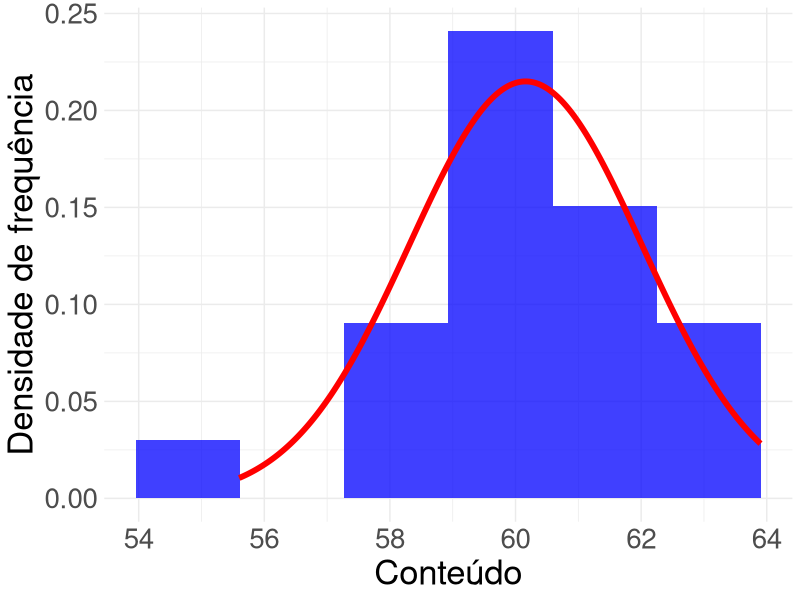
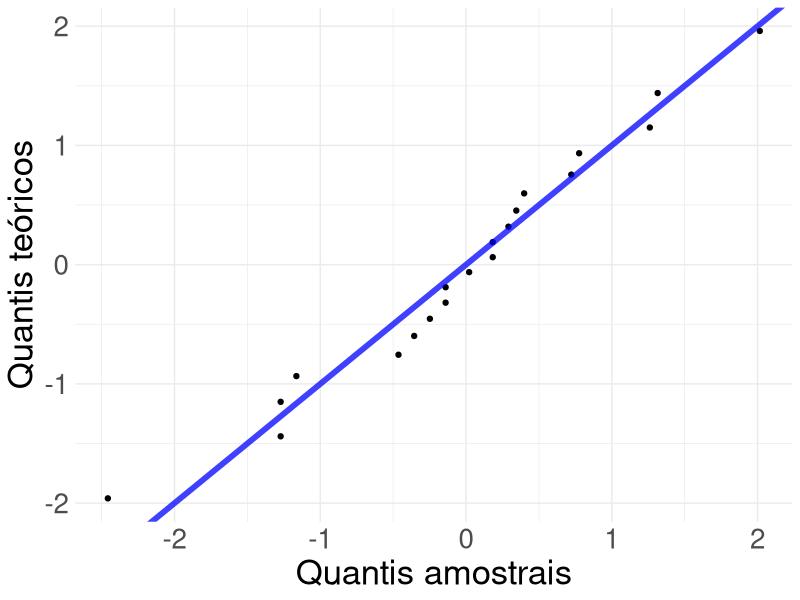
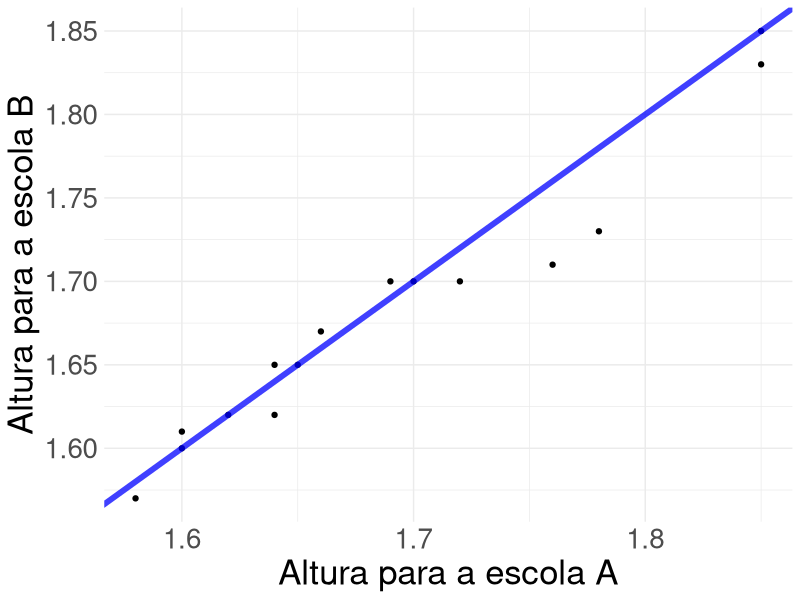
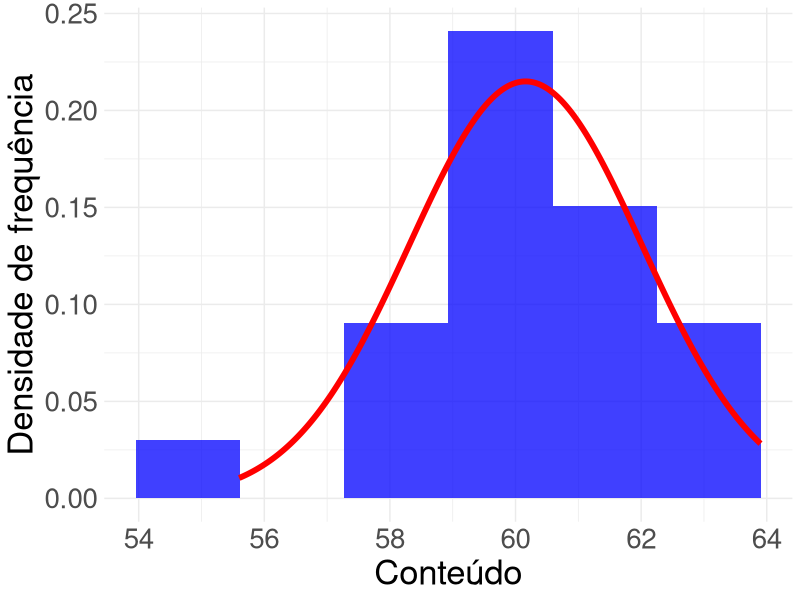
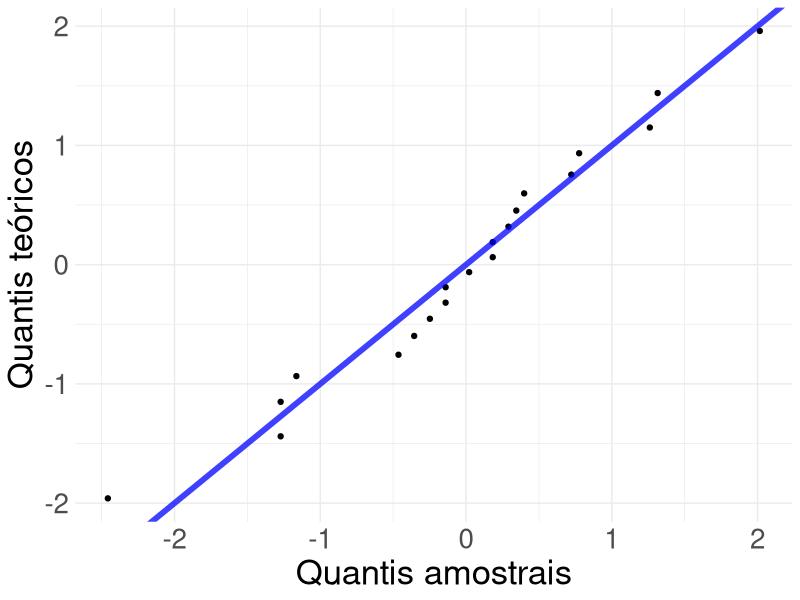
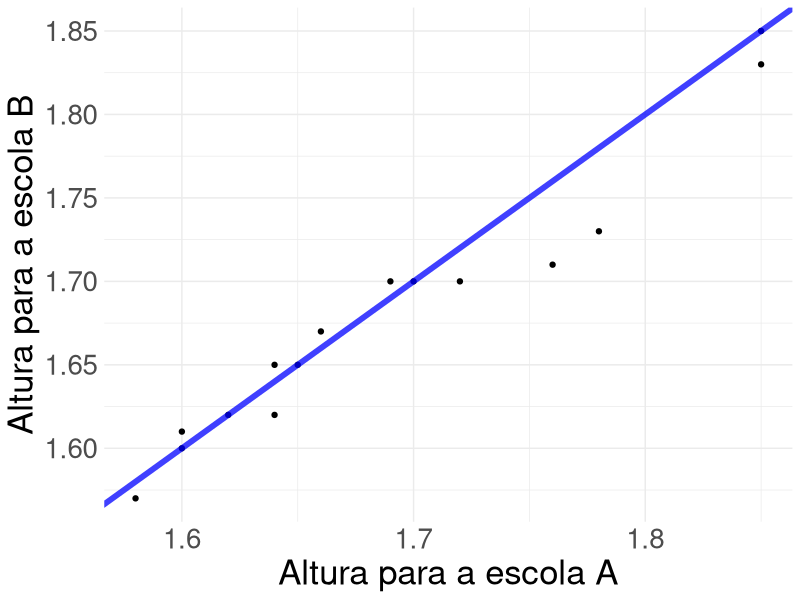

These charts were generated, in order, by the following R code:
# examples: day 9

# used packages
library(xtable)
library(nortest)
library(tidyverse)

# example pra normality
x <- c( 60.8 , 61.5 , 60.5 , 60.9 , 59.9 , 60.2 , 63.9, 59.5 , 59.7 , 62.5,
        59.9 , 60.5 , 60.7 , 55.6 , 57.8 , 58.0 , 57.8 , 61.6 , 59.3 , 62.6)
k <- 1 + length(x) %>% log2() %>% ceiling()
media <- mean(x)
dp <- (x - media)^2 %>%  mean() %>%  sqrt()
dados <- tibble(x = seq(from = min(x), to = max(x), length.out = 1e+4),
                y = dnorm(x, mean = media, sd = dp))
tibble(conteudo = x) %>% 
  ggplot()+
  geom_histogram(aes(x = conteudo, y = ..density..), 
                 bins = k, fill = 'blue', alpha = 0.75) +
  geom_line(data = dados, aes(x, y), color = 'red', size = 2) +
  theme_minimal()+
  labs(x = 'Conteúdo', y = 'Densidade de frequência') +
  theme(axis.title = element_text(size = 25),
        axis.text = element_text(size = 20))
ggsave('conteudo.png')

y <- (sort(x) - media) / dp
z <- qnorm( (seq_along(x) - 0.5) / length(x))
tibble(y, z) %>% 
  ggplot(aes(y, z)) +
  geom_point() +
  geom_abline(slope = 1, intercept = 0,
              size = 2, color = 'blue', alpha = 0.75)+
  theme_minimal()+
  labs(x = 'Quantis amostrais', y = 'Quantis teóricos')+
  theme(axis.title = element_text(size = 25),
        axis.text = element_text(size = 20))
ggsave('qqnorm.png')



# example Q-Q plot
A <- c(1.58 , 1.60 , 1.60 , 1.62 , 1.64,
       1.64 , 1.65 , 1.66 , 1.69 , 1.70,
       1.72 , 1.76 , 1.78 , 1.85 , 1.85) %>% sort()
B <- c(1.62, 1.62 , 1.57 , 1.65 , 1.61,
       1.71 , 1.65 , 1.67 , 1.73 , 1.60,
       1.70 , 1.85 , 1.70 , 1.83 , 1.70) %>% sort()

# set.seed(123458)
# A <- rnorm(15, mean = 160, sd = 10) %>% round(1) %>% sort()
# B<- rnorm(15, mean = 160, sd = 10) %>% round(1) %>% sort()

tibble(A, B) %>% 
  ggplot(aes(A, B))+
  geom_point()+
  geom_abline(slope = 1, intercept = 0, 
              color = 'blue', size = 2, alpha = 0.75) +
  theme_minimal() +
  labs(x = "Altura para a escola A",
       y = "Altura para a escola B")+
  theme(axis.title = element_text(size = 25),
        axis.text = element_text(size = 20))
ggsave('qqplot.png')

# 
# rbind(A[1:5], A[6:10], A[11:15]) %>% 
#   xtable(digits = 1) %>% 
#   print(include.rownames = F, include.colnames = F,
#         format.args = list(decimal.mark = ","))
# 
# rbind(B[1:5], B[6:10], B[11:15]) %>% 
#   xtable(digits = 1) %>% 
#   print(include.rownames = F, include.colnames = F,
#         format.args = list(decimal.mark = ","))

# Kolmogorov-Smirnov
set.seed(123458)
media  <-  8000
rate <- 1 / media
amostra <- rexp(15, rate = rate) %>% 
  round(2) %>% sort()
rbind(amostra[1:5],
      amostra[6:10],
      amostra[11:15]) %>% 
  xtable(caption = "Tempo de vida de um equipamento.") %>% 
  print(include.rownames = F, include.colnames= F, 
        format.args = list(decimal.mark=","), booktabs = T)

dados <- tibble(id = seq_along(amostra) ,x = amostra, FDA = pexp(amostra, rate = 1 / media),
                Fe = seq_along(amostra) / length(amostra))
dados <- dados %>%  mutate(D = abs(FDA - Fe))

dados %>% 
  xtable(caption = "Calculando o valor de D", 
         digits = 4,
         label = "tab:D_exp") %>% 
  print.xtable(include.rownames = F,
               format.args = list(decimal.mark = ','),
               booktabs = T)

y <- c(60.8 , 61.5 , 60.5 , 60.9 , 59.9 , 60.2 , 63.9, 59.5 , 59.7 , 62.5,
       59.9 , 60.5 , 60.7 , 55.6 , 57.8 , 58.0 , 57.8 , 61.6 , 59.3 , 62.6) %>% 
  sort()
dp <- (y - mean(y))^2 %>%  mean() %>%  sqrt()
media <- mean(y)
z <- (y - media) / dp
dados <- tibble(id = seq_along(z), x = y,
                z = z,
                FDA = pnorm(z), Fe = seq_along(z) / length(z),
                D = abs(FDA - Fe))
dados %>% 
  xtable(caption = "Normalidade dos dados.",
         label = "tab:normalidade", digits = 4,
         align = rep('c', ncol(dados) + 1)) %>% 
  print.xtable(include.rownames = F,
               booktabs = T, format.args = list(decimal.mark = ','))
